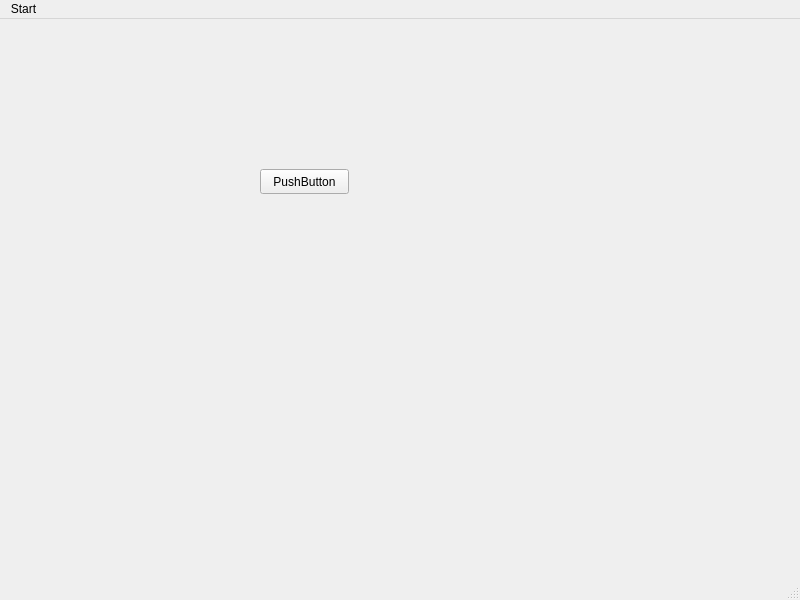
<?xml version="1.0" encoding="UTF-8"?>
<ui version="4.0">
 <class>MainWindow</class>
 <widget class="QMainWindow" name="MainWindow">
  <property name="geometry">
   <rect>
    <x>0</x>
    <y>0</y>
    <width>800</width>
    <height>600</height>
   </rect>
  </property>
  <property name="windowTitle">
   <string>MainWindow</string>
  </property>
  <widget class="QWidget" name="centralwidget">
   <widget class="QPushButton" name="pushButton">
    <property name="geometry">
     <rect>
      <x>260</x>
      <y>150</y>
      <width>89</width>
      <height>25</height>
     </rect>
    </property>
    <property name="text">
     <string>PushButton</string>
    </property>
   </widget>
  </widget>
  <widget class="QMenuBar" name="menubar">
   <property name="geometry">
    <rect>
     <x>0</x>
     <y>0</y>
     <width>800</width>
     <height>22</height>
    </rect>
   </property>
   <widget class="QMenu" name="menuStart">
    <property name="title">
     <string>Start</string>
    </property>
    <widget class="QMenu" name="menuData_Structures">
     <property name="title">
      <string>Data Structures</string>
     </property>
     <addaction name="actionArrays_Linked_Lists_Recursion"/>
     <addaction name="separator"/>
     <addaction name="actionAnalysis_tools"/>
     <addaction name="separator"/>
    </widget>
    <addaction name="menuData_Structures"/>
    <addaction name="separator"/>
    <addaction name="actionPrograms"/>
    <addaction name="separator"/>
   </widget>
   <addaction name="menuStart"/>
  </widget>
  <widget class="QStatusBar" name="statusbar"/>
  <action name="actionPrograms">
   <property name="text">
    <string>Programs</string>
   </property>
  </action>
  <action name="actionArrays_Linked_Lists_Recursion">
   <property name="text">
    <string>Arrays, Linked Lists, Recursion</string>
   </property>
  </action>
  <action name="actionAnalysis_tools">
   <property name="text">
    <string>Analysis tools</string>
   </property>
  </action>
 </widget>
 <resources/>
 <connections>
  <connection>
   <sender>actionArrays_Linked_Lists_Recursion</sender>
   <signal>triggered()</signal>
   <receiver>MainWindow</receiver>
   <slot>when_alr_clicked()</slot>
   <hints>
    <hint type="sourcelabel">
     <x>-1</x>
     <y>-1</y>
    </hint>
    <hint type="destinationlabel">
     <x>399</x>
     <y>299</y>
    </hint>
   </hints>
  </connection>
 </connections>
 <slots>
  <slot>when_alr_clicked()</slot>
 </slots>
</ui>
